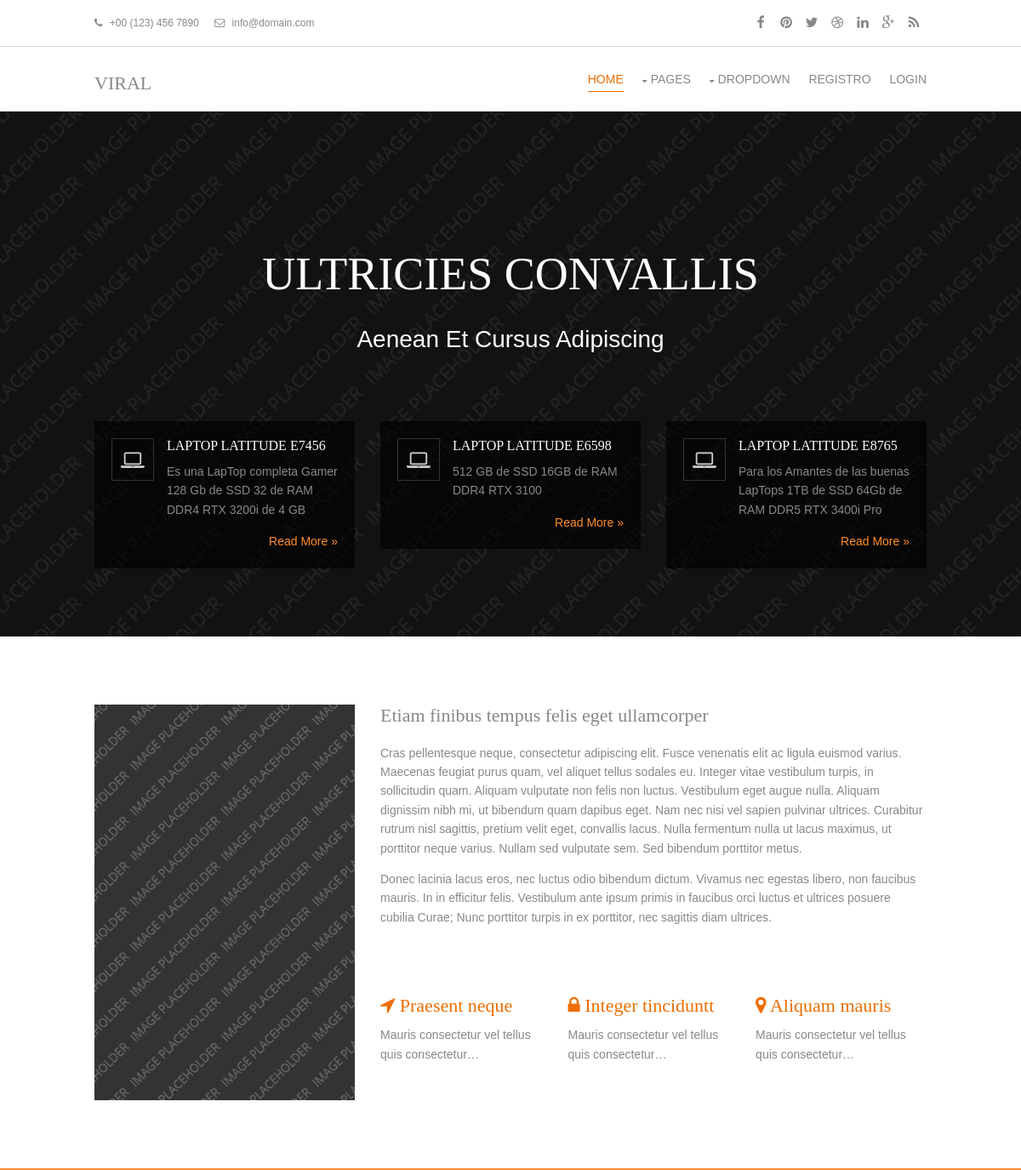
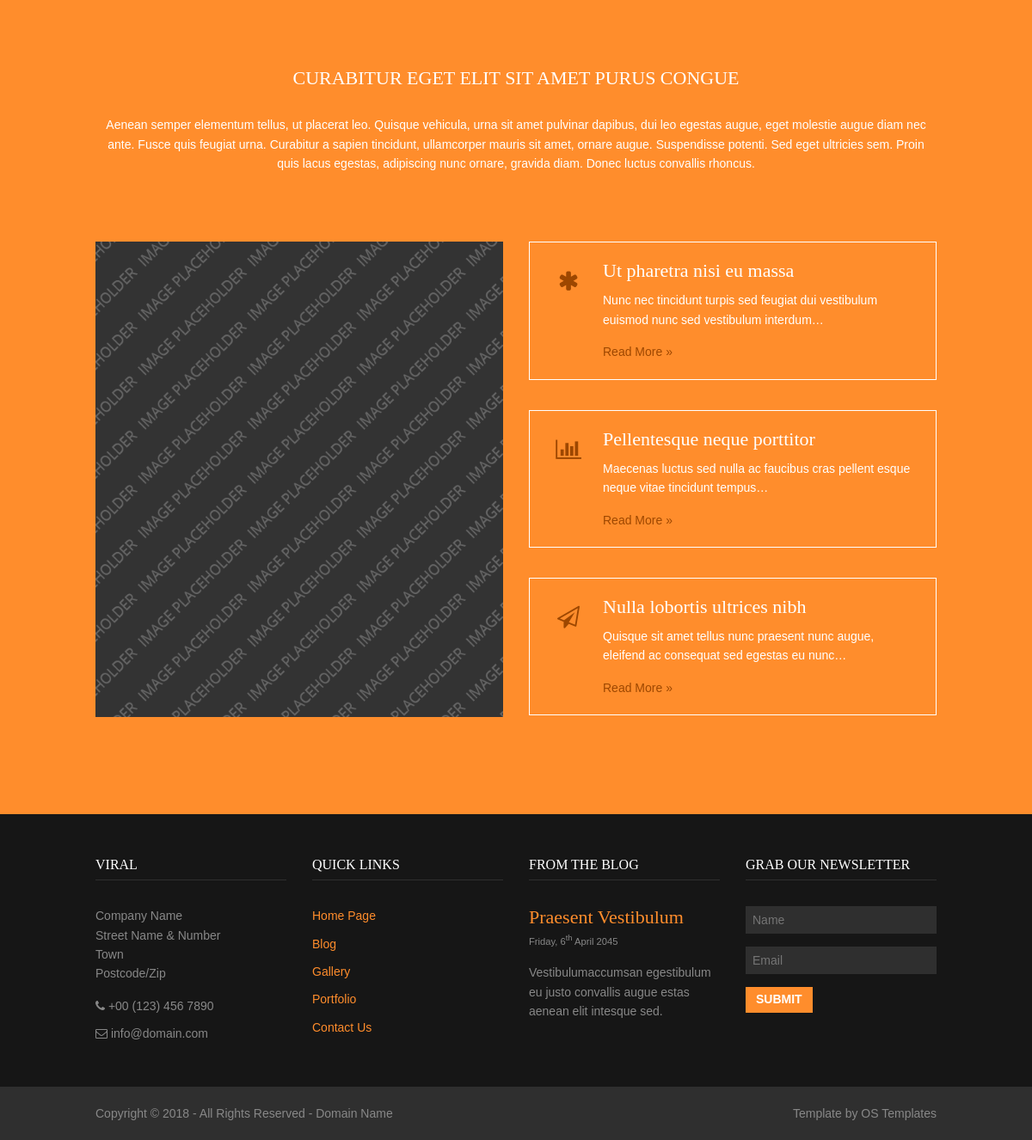
The page / on the database its author committed (2 pictures, top to bottom).
### appdell/models.py (models this page shows, shortened)
class Producto(models.Model):
  nombre = models.CharField(max_length=100, blank=False, null=False)
  descripcion = models.TextField(blank=False, null=False)
  costo = models.FloatField(blank=False, null=False)
  descripcion_corta = models.CharField(max_length=100, blank=False, null=False)
  imagen = models.ImageField(null=True, upload_to='productos')
  fecha_creacion = models.DateField(default=datetime.date.today, blank=False, null=False)#DateTimeField
  disponible = models.BooleanField(default=True)
  cantidad = models.IntegerField(null=False, default=100)
  enlace = models.URLField()
  class Meta:
    verbose_name = ("Product")
    verbose_name_plural = ("Products Dell")

### appdell/views.py (the view)
# urls.py: path('', index, name='inicio'),
def index(request):
  productos = Producto.objects.all()
  servicios = Servicio.objects.all()
  datos = {
    "productos" : productos,
    "servicios": servicios
  }
  return render(request, 'app/index.html', datos)

### appdell/templates/app/index.html (shortened to what this page needs)
{% extends "app/base.html" %}
{% load static %}
{% block contenido %}
<div class="wrapper row2 bgded" style="background-image:url('{% static 'images/demo/backgrounds/01.png' %}');">
  <div class="overlay">
    <section id="pageintro" class="clear">
      <div class="center btmspace-80">
        <h2 class="heading xxl uppercase btmspace-30">Ultricies convallis</h2>
        <p class="xl nospace capitalise">Aenean et cursus adipiscing</p>
      </div>
      <ul class="nospace group services" id="servicios">
        {% for product in productos %}
        <li class="one_third">
          <article class="overlay"><a href="#"><i class="fa fa-laptop"></i></a>
            <h6 class="heading"> {{ product.nombre }}</h6>
            <p> {{ product.descripcion }} </p>
            <footer><a href="{{ product.enlace }}">Read More &raquo;</a></footer>
          </article>
        </li>
        {% endfor %}
      </ul>
    </section>
  </div>
</div>
<div class="wrapper row3">
  <main class="container clear">
    <div class="group">
      <div class="one_third first"><img src="{% static 'images/demo/460x700.png' %}" alt=""></div>
      <div class="two_third">
        <h2 class="heading">Etiam finibus tempus felis eget ullamcorper</h2>
        <p>Cras pellentesque neque, consectetur adipiscing elit. Fusce venenatis elit ac ligula euismod varius. Maecenas feugiat purus quam, vel aliquet tellus sodales eu. Integer vitae vestibulum turpis, in sollicitudin quam. Aliquam vulputate non felis non luctus. Vestibulum eget augue nulla. Aliquam dignissim nibh mi, ut bibendum quam dapibus eget. Nam nec nisi vel sapien pulvinar ultrices. Curabitur rutrum nisl sagittis, pretium velit eget, convallis lacus. Nulla fermentum nulla ut lacus maximus, ut porttitor neque varius. Nullam sed vulputate sem. Sed bibendum porttitor metus.</p>
        <p class="btmspace-80">Donec lacinia lacus eros, nec luctus odio bibendum dictum. Vivamus nec egestas libero, non faucibus mauris. In in efficitur felis. Vestibulum ante ipsum primis in faucibus orci luctus et ultrices posuere cubilia Curae; Nunc porttitor turpis in ex porttitor, nec sagittis diam ultrices.</p>
        <ul class="nospace group">
          <li class="one_third first">
            <h6 class="nospace btmspace-10"><a href="#"><i class="fa fa-location-arrow"></i> Praesent neque</a></h6>
            <p class="nospace">Mauris consectetur vel tellus quis consectetur&hellip;</p>
          </li>
          <li class="one_third">
            <h6 class="nospace btmspace-10"><a href="#"><i class="fa fa-lock"></i> Integer tinciduntt</a></h6>
            <p class="nospace">Mauris consectetur vel tellus quis consectetur&hellip;</p>
          </li>
          <li class="one_third last">
            <h6 class="nospace btmspace-10"><a href="#"><i class="fa fa-map-marker"></i> Aliquam mauris</a></h6>
            <p class="nospace">Mauris consectetur vel tellus quis consectetur&hellip;</p>
          </li>
        </ul>
      </div>
    </div>
  </main>
</div>
<div class="wrapper row4">
  <section id="info" class="clear">
    <div class="center btmspace-80">
      <h2 class="heading uppercase btmspace-30">Curabitur eget elit sit amet purus congue</h2>
      <p class="lrspace">Aenean semper elementum tellus, ut placerat leo. Quisque vehicula, urna sit amet pulvinar dapibus, dui leo egestas augue, eget molestie augue diam nec ante. Fusce quis feugiat urna. Curabitur a sapien tincidunt, ullamcorper mauris sit amet, ornare augue. Suspendisse potenti. Sed eget ultricies sem. Proin quis lacus egestas, adipiscing nunc ornare, gravida diam. Donec luctus convallis rhoncus.</p>
    </div>
    <div class="group">
      <div class="one_half first"><img src="{% static 'images/demo/600x700.png' %}" alt=""></div>
      <div class="one_half">
        <ul class="nospace group services">
          <li>
            <article><a href="#"><i class="fa fa-asterisk"></i></a>
              <h6 class="heading">Ut pharetra nisi eu massa</h6>
              <p>Nunc nec tincidunt turpis sed feugiat dui vestibulum euismod nunc sed vestibulum interdum&hellip;</p>
              <footer><a href="#">Read More &raquo;</a></footer>
            </article>
          </li>
          <li>
            <article><a href="#"><i class="fa fa-bar-chart"></i></a>
              <h6 class="heading">Pellentesque neque porttitor</h6>
              <p>Maecenas luctus sed nulla ac faucibus cras pellent esque neque vitae tincidunt tempus&hellip;</p>
              <footer><a href="#">Read More &raquo;</a></footer>
            </article>
          </li>
          <li>
            <article><a href="#"><i class="fa fa-paper-plane-o"></i></a>
              <h6 class="heading">Nulla lobortis ultrices nibh</h6>
              <p>Quisque sit amet tellus nunc praesent nunc augue, eleifend ac consequat sed egestas eu nunc&hellip;</p>
              <footer><a href="#">Read More &raquo;</a></footer>
            </article>
          </li>
        </ul>
      </div>
    </div>
  </section>
</div>
{% endblock %}

### appdell/static/layout/styles/layout.css (style rules this page uses)
#pageintro { padding:160px 0 80px; }
#pageintro .services article { margin:0; }
#pageintro .services .heading { font-size:16px; text-transform:uppercase; }
#pageintro .services i { border:1px solid; }
#pageintro .services footer { text-align:right; }
.container { padding:80px 0; }
#info { padding:80px 0; }
#info .services article { margin-bottom:35px; border:1px solid; }
.faico a, #mainav *, #backtotop, .services i, #info .services li, .overlay { transition:all .3s ease-in-out; }
body { color:#888888; background-color:#2E2E2E; }
a { color:#FF8D2C; }
.overlay { color:inherit; background-color:rgba(0,0,0,.65); }
.row2 { color:#FFFFFF; background-color:#161616; }
.row3 { color:#888888; background-color:#FFFFFF; }
.row3 a { color:#EE6D00; }
.row4 { color:#FFFFFF; background-color:#FF8D2C; }
.row4 a { color:#9D4700; }
#pageintro .services .heading { color:#FFFFFF; }
#pageintro .services p { color:#888888; }
#pageintro .services a i { color:#CCCCCC; border-color:#333333; }
#info .services article { border-color:#FFFFFF; }
@media screen and (min-width:978px) { #topbar, #header, #pageintro, #breadcrumb, .container, #info, #footer, #copyright { max-width:978px; } }

### appdell/static/layout/styles/framework.css (style rules this page uses)
html { overflow-y:scroll; overflow-x:hidden; }
html, body { margin:0; padding:0; font-size:14px; line-height:1.6em; }
*, *::before, *::after { box-sizing:border-box; }
.center { text-align:center; }
.uppercase { text-transform:uppercase; }
.nospace { margin:0; padding:0; list-style:none; }
.bgded { background-position:top center; background-repeat:no-repeat; background-size:cover; }
.overlay { display:block; width:100%; height:auto; }
.capitalise { text-transform:capitalize; }
.services li > article { display:block; position:relative; width:100%; margin:0 0 50px 0; padding:20px 20px 20px 85px; }
.services li:last-child > article { margin-bottom:0; }
.services li > article * { margin:0; padding:0; }
.services li > article i { display:block; position:absolute; top:20px; left:20px; width:50px; height:50px; line-height:50px; text-align:center; font-size:26px; }
.services li > article .heading { margin-bottom:10px; }
.services li > article footer { margin-top:15px; }
.clear, .group { display:block; }
.clear::before, .clear::after, .group::before, .group::after { display:table; content:""; }
.clear, .clear::after, .group, .group::after { clear:both; }
a { outline:none; text-decoration:none; }
img { width:auto; max-width:100%; height:auto; margin:0; padding:0; border:none; line-height:normal; vertical-align:middle; }
body, input, textarea, select { font-family:Verdana, Geneva, sans-serif; }
h1, h2, h3, h4, h5, h6, .heading { font-family:Georgia, "Times New Roman", Times, serif; }
h1, h2, h3, h4, h5, h6, .heading { margin:0 0 20px 0; font-size:22px; line-height:normal; font-weight:normal; }
.xl { font-size:28px; line-height:normal; }
.xxl { font-size:54px; }
.wrapper { display:block; width:100%; margin:0; padding:0; text-align:left; word-wrap:break-word; }
#topbar, #header, #pageintro, #breadcrumb, .container, #info, #footer, #copyright { display:block; margin:0 auto; }
address, article, aside, figcaption, figure, footer, header, main, nav, section { display:block; margin:0; padding:0; }
.one_half, .one_third, .two_third, .one_quarter, .two_quarter, .three_quarter { display:inline-block; float:left; margin:0 0 0 3.06748466257669%; list-style:none; }
.first { margin-left:0; clear:left; }
.one_third { width:31.28834355828221%; }
.one_half, .two_quarter { width:48.46625766871166%; }
.two_third { width:65.6441717791411%; }
.btmspace-10 { margin-bottom:10px; }
.btmspace-30 { margin-bottom:30px; }
.btmspace-80 { margin-bottom:80px; }

### rows shown on the page
Producto: nombre "LAPTOP LATITUDE E7456", descripcion "Es una LapTop completa Gamer 128 Gb de SSD 32 de RAM DDR4 RTX 3200i de 4 GB"
Producto: nombre "LAPTOP LATITUDE E6598", descripcion "512 GB de SSD 16GB de RAM DDR4 RTX 3100"
Producto: nombre "LAPTOP LATITUDE E8765", descripcion "Para los Amantes de las buenas LapTops 1TB de SSD 64Gb de RAM DDR5 RTX 3400i Pro"
